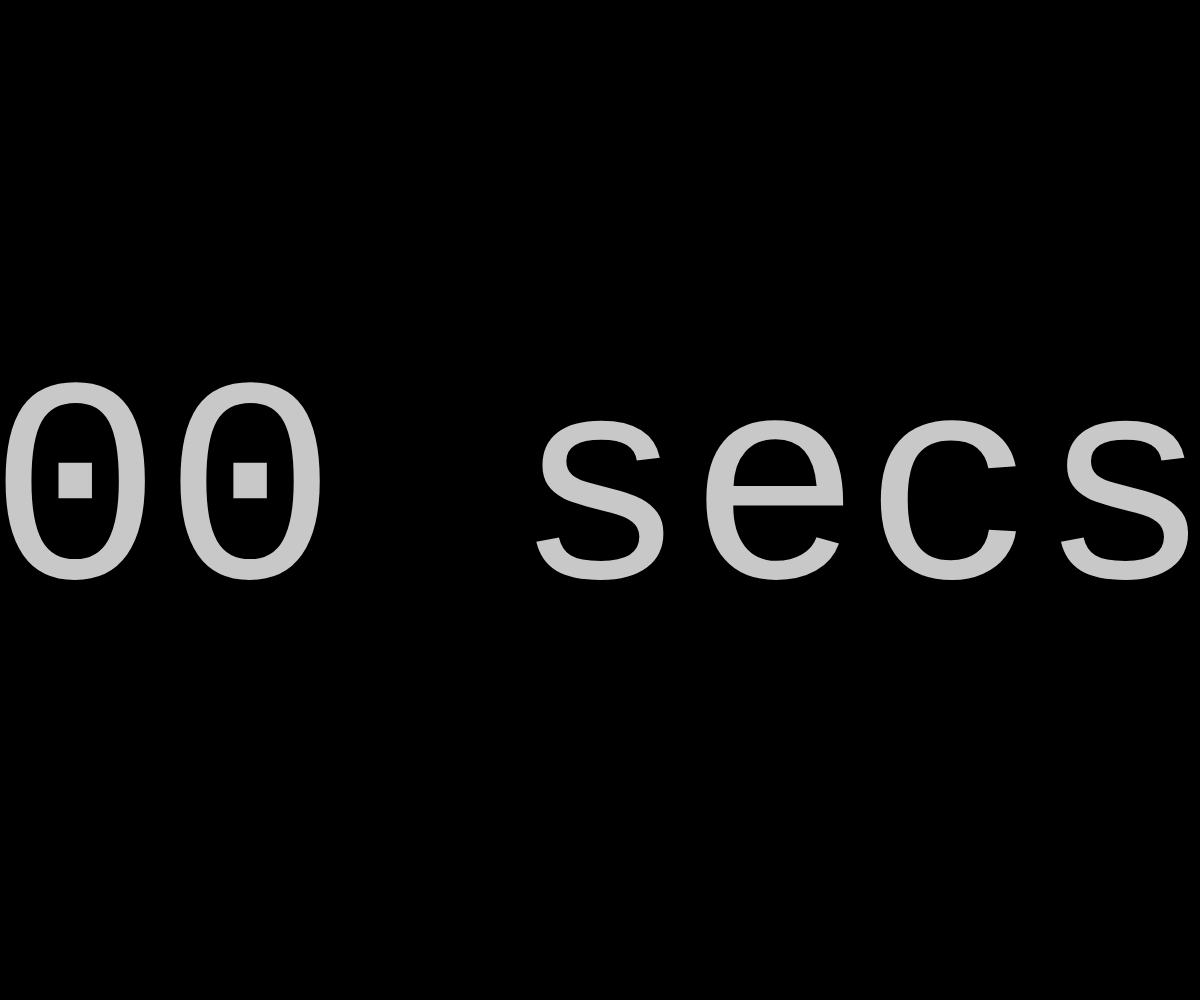
Frame 1 (no input)
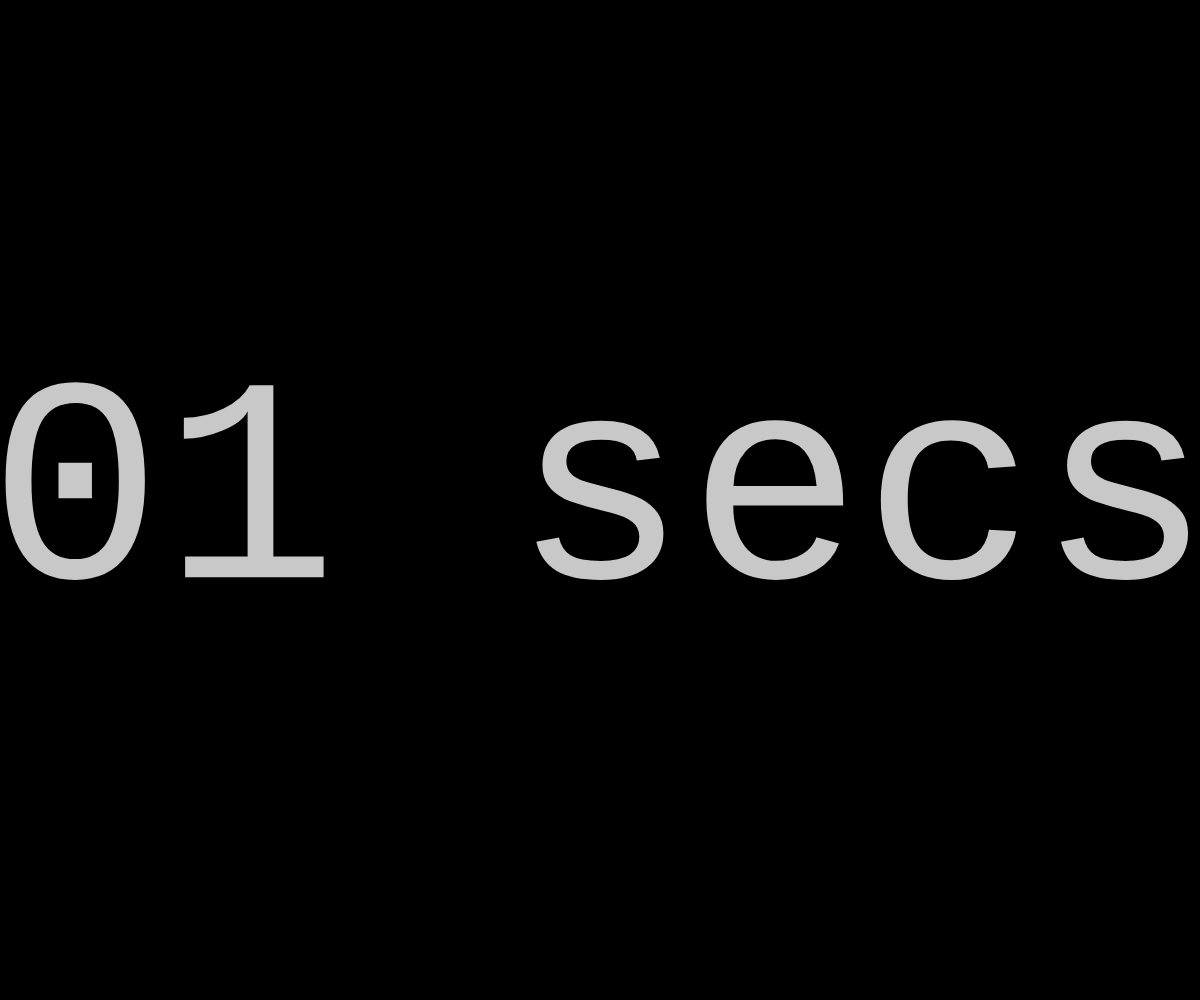
Frame 60 (no input)
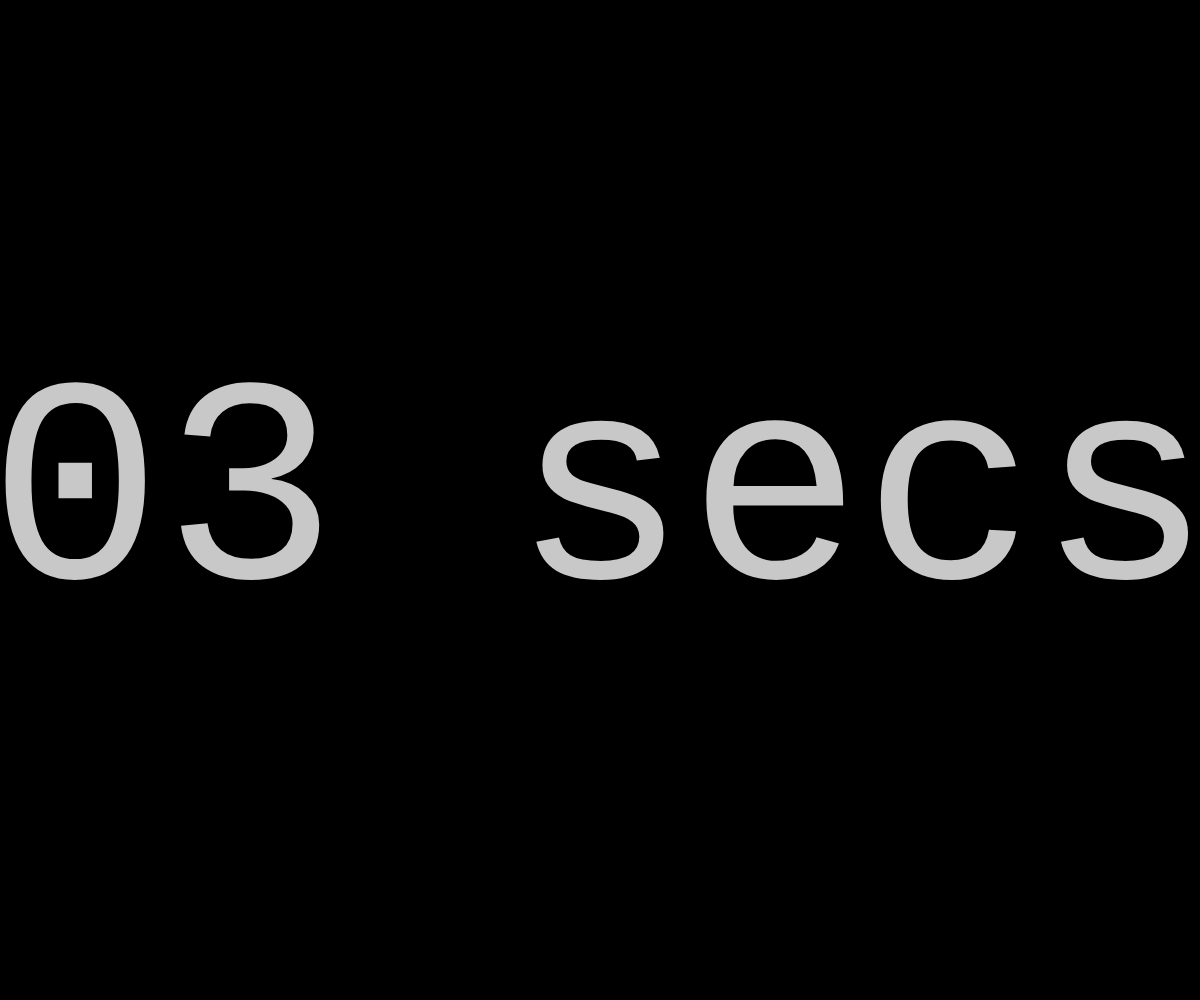
Frame 120 (the mouse pressed at the canvas centre since frame 60)

The p5.js sketch that drew these frames (run headless with seeded random() and noise() and a simulated clock; from frame 60 on, the mouse is pressed at the canvas centre):

// p5.js sketch
// ── sketch.js
var scene = 0;
var time = 0;

function setup() {
  createCanvas(window.innerWidth, window.innerHeight);
  setInterval(increase, 1000)
  textFont('monospace');
  translate(width / 2, height / 2);
  textAlign(CENTER, CENTER);
}

function increase() {
  time++;
}

function digits() {
  if (time < 60) {
    return String(time).padStart(2, '0') + ' secs';
  }
  if (time < 3600) {
    return String(Math.floor(time / 60)).padStart(2, '0') + ':' + String(time % 60).padStart(2, '0') + ' mins';
  }
  if (time < 86400) {
    return String(Math.floor(time / 3600)).padStart(2, '0') + ':' + String(Math.floor((time % 3600) / 60)).padStart(2, '0') + ':' + String(time % 60).padStart(2, '0') + ' hours';
  }
  return 'Too much xD';

}

function draw() {
  textSize(width / (digits().length/1.7));
  background(0);
  fill(200);
  text(digits(), width / 2, height / 2);
}
